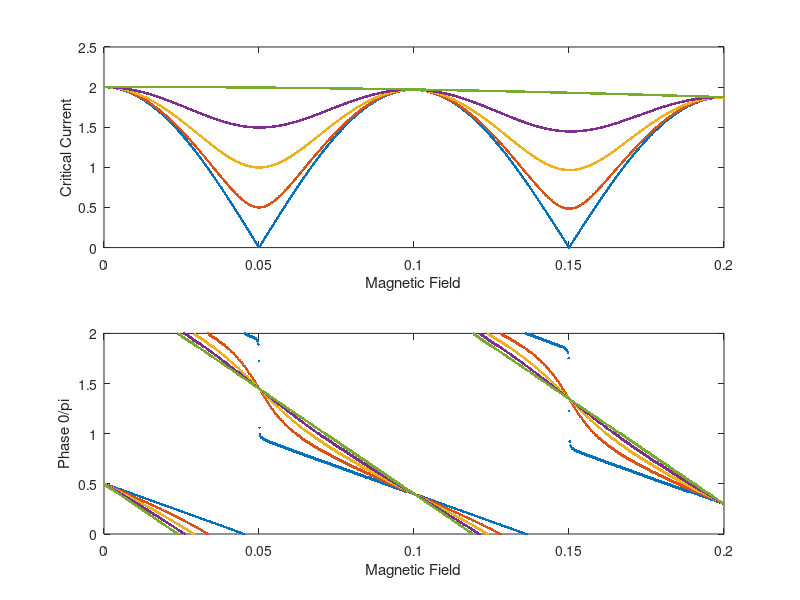

This chart was generated by the following MATLAB code:
%Explanation of base program

%The program splits a squid into two junctions that have xmax discrete sections.  Each
%section has a supercurrent density, and a phase difference that is
%contributed to by the field (PhaseF) in the junction, the field in the squid loop,
%and an arbitrary phase set at x=1 %called Phase1.  These phase factors are 
%all summed along the junction to determine the local phase difference 
%across the junction at each point.  For each value of field and Phase1 the
%supercurrent at each point is calculated and the net supercurrent (sum 
%along the junction and then the sum of the two junctions together)
%is calcualted to find the supercurrent carried at that phase and that
%field.  To find the maximum supercurrent for a given field, the max of
%that vector is taken for that field value.  The minimum can be calculated 
%to find the negative critical current.  Both of these can be plotted 
%against the magnetic field that is applied.  This is the exact measurment 
%of the critical current vs field that we do in the lab.

%This version adds the ability to add several realistic features of squids

% Critical Current Asymmetry
% Junction Area Asymmetry
% Critical Current density variation along each junction
% Squid Loop size variation
% Changes in the field scan range



%Abreviations used
%Junction=Junc
%Super Current = SCur or just SC
%Step Size = SS sufix
%Width = Wid
%Length = Len
%Magnitude = Mag


%% Clearing memory and input screen

clear;
clc;
close all;

%% Defining the Parameters of the Simulaiton

%Setting Junction 1 Parameters
    xmax1=101;
    xmax2=102;
    x1(1,:)=(1:xmax1);
    x2(1,:)=(1:xmax2);

%Critical Current Magnitudes
    JuncSCMag1=1;
    JuncSCMag2=1;

%Junction Area Determinination
    JuncWid1=1;
    JuncLen1=1;

    JuncWid2=1;
    JuncLen2=1;

JuncArea1=JuncWid1*JuncLen1;
JuncArea2=JuncWid2*JuncLen2;

%Setting Squid Loop Parameers
LoopWid=10;
LoopLen=1;
LoopArea=LoopWid*LoopLen;

%Field Parameters
f=1;
fmax=1006;
FieldMin=0;
FieldMax=.2;


%Stepping through a parameter to test
j=1;
jmax=5;
AlphaMin=0;
AlphaMax=1;

%Phase Loop parameters
p=1;
pmax=203;
Phase0Min=0*pi;
Phase0Max=2*pi;


%Current Noise Parameters
    SCurNoise1=(2*rand(1,xmax1)-1);
    SCurNoise2=(2*rand(1,xmax2)-1);

%Calculating Critical Current Densities
    SCurDen1=transpose(ones(pmax,1)*(JuncSCMag1*ones(1,xmax1)/xmax1+.1*SCurNoise1/xmax1));
    SCurDen2=transpose(ones(pmax,1)*(JuncSCMag2*ones(1,xmax2)/xmax2+.1*SCurNoise2/xmax2));


%Pre Allocating memory to the arrays (should decrease runtime)
Phase0=zeros(1,pmax);
Field=zeros(1,fmax);
FluxinJunc1=zeros(1,fmax);
FluxinJunc2=zeros(1,fmax);
FluxinLoop=zeros(1,fmax);

PhaseFDen1=zeros(1,fmax);
PhaseFDen2=zeros(1,fmax);
PhaseFL=zeros(1,fmax);

SCurrent1=zeros(xmax1,pmax,fmax);
SCurrent2=zeros(xmax2,pmax,fmax);
SCurrentNet=zeros(1,pmax);

MaxSCurrentNet=zeros(jmax,fmax);
MinSCurrentNet=zeros(jmax,fmax);
IndexMaxSC=zeros(jmax,fmax);
IndexMinSC=zeros(jmax,fmax);
Phase0MaxSC=zeros(jmax,fmax);
Phase0MinSC=zeros(jmax,fmax);

%% Loops for running the simulation Meat of the Simulation


%Changing a Parameter of the plot
AlphaSS =(AlphaMax-AlphaMin)/(jmax-1);
AlphaV= AlphaMin:AlphaSS:AlphaMax;

for j=1:jmax;
    
    Alpha=AlphaV(j);
 
    %Field Contribution to the Phase 
    %Define the Field ForLoop setp size, then run the Field for ForLoop
    FieldSS=(FieldMax-FieldMin)/(fmax-1);
    for f=1:fmax

        Field(f)=FieldMin+(f-1)*FieldSS;


        PhaseF1=2*pi*Field(f)*JuncArea1;
        PhaseF2=2*pi*Field(f)*JuncArea2;
        PhaseFL=2*pi*Field(f)*LoopArea;

        PhaseFDen1=PhaseF1*x1/xmax1;
        PhaseFDen2=PhaseF2*x2/xmax2;

        %Phase0 ForLoop of externally set phase 
        %Define the Phase0 setp size, then run the ForLoop
            Phase0SS=(Phase0Max-Phase0Min)/(pmax-1);
            Phase0=(Phase0Min:Phase0SS:Phase0Max);
            PhaseNorm=Phase0/(2*pi);
        
       %Calculating the local Phase Drop across each junction
            PhaseDrop1=ones(xmax1,1)*Phase0+transpose(PhaseFDen1)*ones(1,pmax);
            PhaseDrop2=ones(xmax2,1)*Phase0+PhaseFL.*ones(xmax2,pmax)+transpose(PhaseFDen2)*ones(1,pmax);
        
        %Calculating the Super Current 
            SCurrent1=SCurDen1.*(1-Alpha).*sin(PhaseDrop1);
            SCurrent2=SCurDen2.*(1+Alpha).*sin(PhaseDrop2);
        
            SCurrentNet=sum(SCurrent1)+sum(SCurrent2);
        
        [MaxSCurrentNet(j,f),IndexMaxSC(j,f)]=max(SCurrentNet);  
        [MinSCurrentNet(j,f),IndexMinSC(j,f)]=min(SCurrentNet);

        Phase0MaxSC(j,f)=Phase0(IndexMaxSC(j,f));
        Phase0MinSC(j,f)=Phase0(IndexMinSC(j,f));
        
 
        
    end

end



hold on; subplot(2,1,1); plot(Field,MaxSCurrentNet,'.')
%hold on; subplot(2,1,1); plot(Field,MinSCurrentNet,'.')
xlabel('Magnetic Field'); ylabel('Critical Current');


hold on; subplot(2,1,2); plot(Field,Phase0MaxSC/pi,'.')
%hold on; subplot(2,1,2); plot(Field,Phase0MinSC/pi,'.')
xlabel('Magnetic Field'); ylabel('Phase 0/pi');

